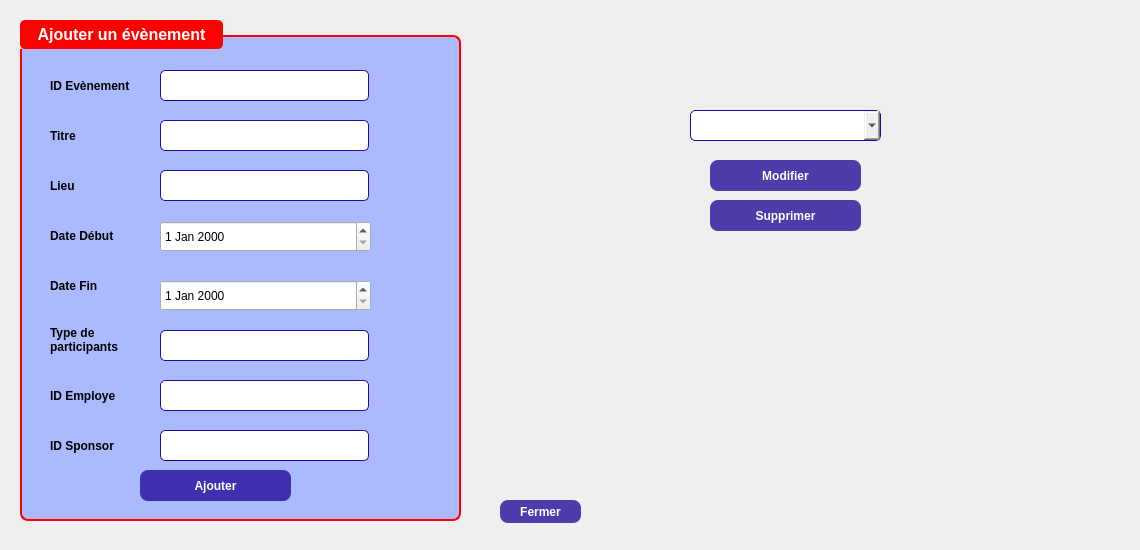
    <widget class="QWidget" name="tab_1">
     <property name="styleSheet">
      <string notr="true"/>
     </property>
     <attribute name="title">
      <string>Gestion des évènements</string>
     </attribute>
     <widget class="QGroupBox" name="Sp_GroupBox_2">
      <property name="geometry">
       <rect>
        <x>20</x>
        <y>20</y>
        <width>441</width>
        <height>501</height>
       </rect>
      </property>
      <property name="styleSheet">
       <string notr="true">QGroupBox {
    background-color: rgb(171, 186, 255);
    border: 2px solid red; /* Red border */
    border-radius: 8px;
    font-size: 16px;
    font-weight: bold;
    color: white;
    padding: 10px;
    margin-top: 15px;
}

QGroupBox::title {
    subcontrol-origin: margin;
    subcontrol-position: top left;
    padding: 5px 15px;
    background-color: red; /* Red title background */
    color: white;
    border-radius: 5px;
}
</string>
      </property>
      <property name="title">
       <string>Ajouter un évènement</string>
      </property>
      <widget class="QLabel" name="Sp_Label_Titre_2">
       <property name="geometry">
        <rect>
         <x>30</x>
         <y>100</y>
         <width>99</width>
         <height>31</height>
        </rect>
       </property>
       <property name="font">
        <font>
         <pointsize>9</pointsize>
         <bold>true</bold>
        </font>
       </property>
       <property name="text">
        <string>Titre</string>
       </property>
      </widget>
      <widget class="QLabel" name="Sp_Label_Date_2">
       <property name="geometry">
        <rect>
         <x>30</x>
         <y>250</y>
         <width>101</width>
         <height>31</height>
        </rect>
       </property>
       <property name="font">
        <font>
         <pointsize>9</pointsize>
         <bold>true</bold>
        </font>
       </property>
       <property name="text">
        <string>Date Fin</string>
       </property>
      </widget>
      <widget class="QLineEdit" name="TITRE">
       <property name="geometry">
        <rect>
         <x>140</x>
         <y>100</y>
         <width>209</width>
         <height>31</height>
        </rect>
       </property>
       <property name="styleSheet">
        <string notr="true">QLineEdit {
		border: 1px solid #230a98;
		border-radius: 5px;
}
QLineEdit:hover {
		border: 1px solid #7359f0;
}</string>
       </property>
      </widget>
      <widget class="QLineEdit" name="ID_EVENEMENT">
       <property name="geometry">
        <rect>
         <x>140</x>
         <y>50</y>
         <width>209</width>
         <height>31</height>
        </rect>
       </property>
       <property name="styleSheet">
        <string notr="true">QLineEdit {
		border: 1px solid #230a98;
		border-radius: 5px;
}
QLineEdit:hover {
		border: 1px solid #7359f0;
}</string>
       </property>
       <property name="echoMode">
        <enum>QLineEdit::EchoMode::Normal</enum>
       </property>
      </widget>
      <widget class="QLabel" name="Sp_Label_ID">
       <property name="geometry">
        <rect>
         <x>30</x>
         <y>50</y>
         <width>99</width>
         <height>31</height>
        </rect>
       </property>
       <property name="font">
        <font>
         <pointsize>9</pointsize>
         <bold>true</bold>
        </font>
       </property>
       <property name="text">
        <string>ID Evènement</string>
       </property>
      </widget>
      <widget class="QLineEdit" name="LIEU">
       <property name="geometry">
        <rect>
         <x>140</x>
         <y>150</y>
         <width>209</width>
         <height>31</height>
        </rect>
       </property>
       <property name="styleSheet">
        <string notr="true">QLineEdit {
		border: 1px solid #230a98;
		border-radius: 5px;
}
QLineEdit:hover {
		border: 1px solid #7359f0;
}</string>
       </property>
      </widget>
      <widget class="QLabel" name="Sp_Label_Lieu">
       <property name="geometry">
        <rect>
         <x>30</x>
         <y>150</y>
         <width>99</width>
         <height>31</height>
        </rect>
       </property>
       <property name="font">
        <font>
         <pointsize>9</pointsize>
         <bold>true</bold>
        </font>
       </property>
       <property name="text">
        <string>Lieu</string>
       </property>
      </widget>
      <widget class="QLabel" name="Sp_Label_Date">
       <property name="geometry">
        <rect>
         <x>30</x>
         <y>200</y>
         <width>121</width>
         <height>31</height>
        </rect>
       </property>
       <property name="font">
        <font>
         <pointsize>9</pointsize>
         <bold>true</bold>
        </font>
       </property>
       <property name="text">
        <string>Date Début</string>
       </property>
      </widget>
      <widget class="QLineEdit" name="TYPE_DE_PARTICIPANTS">
       <property name="geometry">
        <rect>
         <x>140</x>
         <y>310</y>
         <width>209</width>
         <height>31</height>
        </rect>
       </property>
       <property name="styleSheet">
        <string notr="true">QLineEdit {
		border: 1px solid #230a98;
		border-radius: 5px;
}
QLineEdit:hover {
		border: 1px solid #7359f0;
}</string>
       </property>
      </widget>
      <widget class="QPushButton" name="Sp_Button_Ajouter">
       <property name="geometry">
        <rect>
         <x>120</x>
         <y>450</y>
         <width>151</width>
         <height>31</height>
        </rect>
       </property>
       <property name="font">
        <font>
         <bold>true</bold>
        </font>
       </property>
       <property name="styleSheet">
        <string notr="true">QPushButton {
background-color: rgba(35,10,152, 200);
border-radius: 8px;
color: white;
}
QPushButton:hover {
background-color: qlineargradient(spread:pad, x1:0, y1:0, x2:0, y2:1, stop:0 rgba(117, 201, 187, 200), stop:1 rgba(35,10,152, 200));
}</string>
       </property>
       <property name="text">
        <string>Ajouter</string>
       </property>
      </widget>
      <widget class="QDateEdit" name="DATE_DEBUT">
       <property name="geometry">
        <rect>
         <x>140</x>
         <y>201</y>
         <width>211</width>
         <height>31</height>
        </rect>
       </property>
      </widget>
      <widget class="QDateEdit" name="DATE_FIN">
       <property name="geometry">
        <rect>
         <x>140</x>
         <y>260</y>
         <width>211</width>
         <height>31</height>
        </rect>
       </property>
      </widget>
      <widget class="QLabel" name="Sp_Label_Type">
       <property name="geometry">
        <rect>
         <x>30</x>
         <y>300</y>
         <width>101</width>
         <height>41</height>
        </rect>
       </property>
       <property name="font">
        <font>
         <pointsize>9</pointsize>
         <bold>true</bold>
        </font>
       </property>
       <property name="text">
        <string>&lt;html&gt;&lt;head/&gt;&lt;body&gt;&lt;p&gt;Type de &lt;br/&gt;participants&lt;/p&gt;&lt;/body&gt;&lt;/html&gt;</string>
       </property>
      </widget>
      <widget class="QLineEdit" name="ID_SPONSOR">
       <property name="geometry">
        <rect>
         <x>140</x>
         <y>410</y>
         <width>209</width>
         <height>31</height>
        </rect>
       </property>
       <property name="styleSheet">
        <string notr="true">QLineEdit {
		border: 1px solid #230a98;
		border-radius: 5px;
}
QLineEdit:hover {
		border: 1px solid #7359f0;
}</string>
       </property>
      </widget>
      <widget class="QLineEdit" name="ID_EMPLOYE">
       <property name="geometry">
        <rect>
         <x>140</x>
         <y>360</y>
         <width>209</width>
         <height>31</height>
        </rect>
       </property>
       <property name="styleSheet">
        <string notr="true">QLineEdit {
		border: 1px solid #230a98;
		border-radius: 5px;
}
QLineEdit:hover {
		border: 1px solid #7359f0;
}</string>
       </property>
      </widget>
      <widget class="QLabel" name="Sp_Label_ID_Employe">
       <property name="geometry">
        <rect>
         <x>30</x>
         <y>360</y>
         <width>99</width>
         <height>31</height>
        </rect>
       </property>
       <property name="font">
        <font>
         <pointsize>9</pointsize>
         <bold>true</bold>
        </font>
       </property>
       <property name="text">
        <string>ID Employe</string>
       </property>
      </widget>
      <widget class="QLabel" name="Sp_Label_ID_Sponsor">
       <property name="geometry">
        <rect>
         <x>30</x>
         <y>410</y>
         <width>99</width>
         <height>31</height>
        </rect>
       </property>
       <property name="font">
        <font>
         <pointsize>9</pointsize>
         <bold>true</bold>
        </font>
       </property>
       <property name="text">
        <string>ID Sponsor</string>
       </property>
      </widget>
     </widget>
     <widget class="QPushButton" name="Sp_Button_Modifier">
      <property name="geometry">
       <rect>
        <x>710</x>
        <y>160</y>
        <width>151</width>
        <height>31</height>
       </rect>
      </property>
      <property name="font">
       <font>
        <bold>true</bold>
       </font>
      </property>
      <property name="styleSheet">
       <string notr="true">QPushButton {
background-color: rgba(35,10,152, 200);
border-radius: 8px;
color: white;
}
QPushButton:hover {
background-color: qlineargradient(spread:pad, x1:0, y1:0, x2:0, y2:1, stop:0 rgba(117, 201, 187, 200), stop:1 rgba(35,10,152, 200));
}</string>
      </property>
      <property name="text">
       <string>Modifier</string>
      </property>
     </widget>
     <widget class="QPushButton" name="Sp_Button_Supprimer">
      <property name="geometry">
       <rect>
        <x>710</x>
        <y>200</y>
        <width>151</width>
        <height>31</height>
       </rect>
      </property>
      <property name="font">
       <font>
        <bold>true</bold>
       </font>
      </property>
      <property name="styleSheet">
       <string notr="true">QPushButton {
background-color: rgba(35,10,152, 200);
border-radius: 8px;
color: white;
}
QPushButton:hover {
background-color: qlineargradient(spread:pad, x1:0, y1:0, x2:0, y2:1, stop:0 rgba(117, 201, 187, 200), stop:1 rgba(35,10,152, 200));
}</string>
      </property>
      <property name="text">
       <string>Supprimer</string>
      </property>
     </widget>
     <widget class="QComboBox" name="Sp_combo_ID">
      <property name="geometry">
       <rect>
        <x>690</x>
        <y>110</y>
        <width>191</width>
        <height>31</height>
       </rect>
      </property>
      <property name="styleSheet">
       <string notr="true">QComboBox
{
    subcontrol-origin: padding;
    subcontrol-position: top right;
    selection-background-color: #111;
    selection-color: yellow;
    color: black;
    border-style: solid;
    border: 1px solid #230a98;
    border-radius: 5;
    padding: 1px 0px 1px 20px;
}</string>
      </property>
     </widget>
     <widget class="QPushButton" name="Sp_Button_Fermer_2">
      <property name="geometry">
       <rect>
        <x>500</x>
        <y>500</y>
        <width>81</width>
        <height>23</height>
       </rect>
      </property>
      <property name="font">
       <font>
        <bold>true</bold>
       </font>
      </property>
      <property name="styleSheet">
       <string notr="true">QPushButton {
background-color: rgba(35,10,152, 200);
border-radius: 8px;
color: white;
}
QPushButton:hover {
background-color: qlineargradient(spread:pad, x1:0, y1:0, x2:0, y2:1, stop:0 rgba(117, 201, 187, 200), stop:1 rgba(35,10,152, 200));
}</string>
      </property>
      <property name="text">
       <string>Fermer</string>
      </property>
     </widget>
     <widget class="QLabel" name="label">
      <property name="geometry">
       <rect>
        <x>0</x>
        <y>0</y>
        <width>1131</width>
        <height>541</height>
       </rect>
      </property>
      <property name="styleSheet">
       <string notr="true">background-image: url(:/imgs/backgroundEmployes.png)</string>
      </property>
      <property name="text">
       <string/>
      </property>
     </widget>
     <zorder>label</zorder>
     <zorder>Sp_GroupBox_2</zorder>
     <zorder>Sp_Button_Modifier</zorder>
     <zorder>Sp_Button_Supprimer</zorder>
     <zorder>Sp_combo_ID</zorder>
     <zorder>Sp_Button_Fermer_2</zorder>
    </widget>
